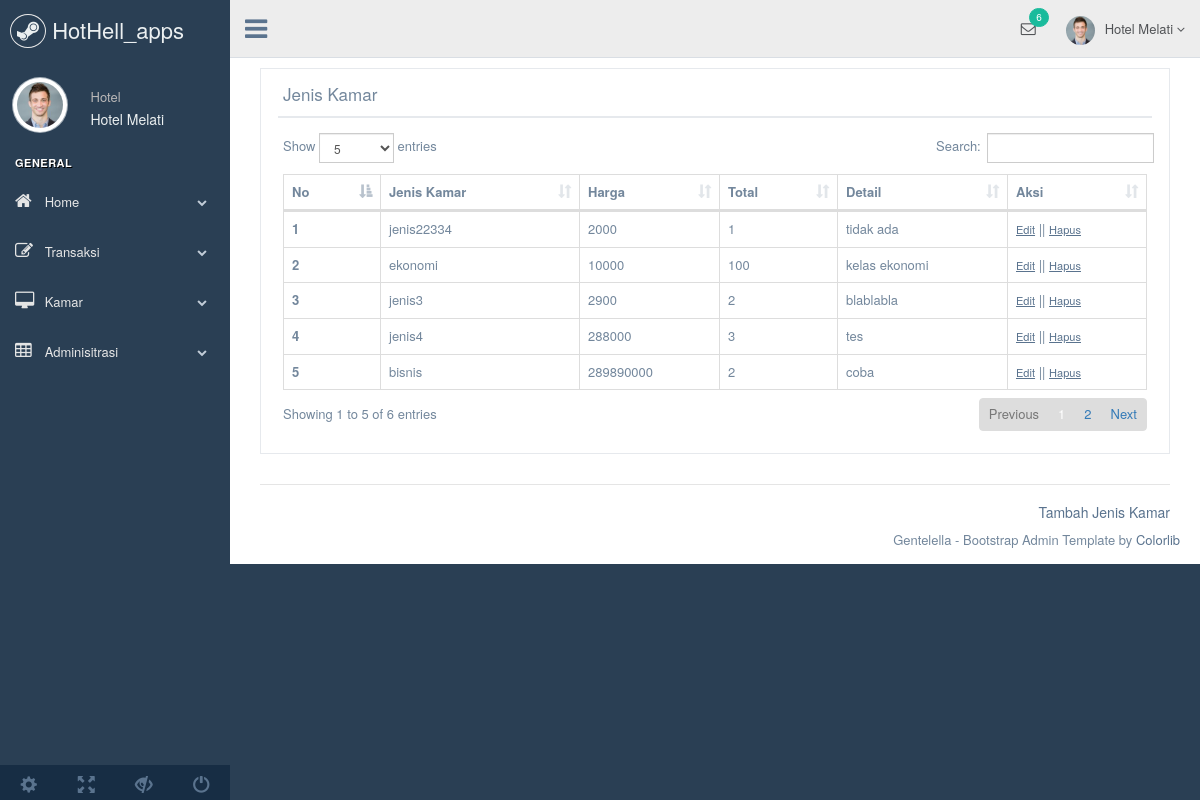
The page /index.php/jeniskamar on the database its author committed.
### tables this page shows
CREATE TABLE `hotel_jenis_kamar` (
  `id_hjk` int(11) NOT NULL,
  `jenis_kamar` varchar(50) NOT NULL,
  `detail_kamar` text NOT NULL,
  `harga_kamar` decimal(10,0) NOT NULL,
  `total_kamar` int(11) NOT NULL
);

### application/controllers/JenisKamar.php (called while the page is built, shortened)
<?php
class JenisKamar extends CI_Controller {
	function __construct() {
      $this->load->model('M_global');
 	}
	public function index()
	{
		$data['jk'] = $this->M_global->get('hotel_jenis_kamar')->result_array();
		$this->load->view('admin/v_metadata.php');
		$this->load->view('admin/v_header.php');
		$this->load->view('admin/v_list_jenis_kamar.php', $data);
		$this->load->view('admin/v_footer.php');
	}
}

### index.php (called while the page is built, shortened)
<?php
require_once BASEPATH.'core/CodeIgniter.php';

### application/models/M_global.php (called while the page is built, shortened)
<?php
class M_global extends CI_Model {
    public function get($table){
        return $this->db->get($table);
    }
}

### application/views/admin/v_list_jenis_kamar.php (the view)
<div class="col-md-12 col-sm-12 col-xs-12">
  <div class="x_panel">
    <div class="x_title">
      <h2>Jenis Kamar</h2>
      <div class="clearfix"></div>
    </div>
    <div class="x_content">
      <table class="table table-bordered" id="datatable" >
        <thead>
          <tr>
            <th>No</th>
            <th>Jenis Kamar</th>
            <th>Harga</th>
            <th>Total</th>
            <th>Detail</th>
            <th>Aksi</th>
          </tr>
        </thead>
        <tbody>
          <?php
          $no = 1;
          foreach($jk as $d){ ?>
              <tr>
                <th scope="row"><?php echo $no++ ?></th>
                <td><?php echo $d['jenis_kamar'] ?></td>
                <td><?php echo $d['harga_kamar'] ?></td>
                <td><?php echo $d['total_kamar'] ?></td>
                <td><?php echo $d['detail_kamar'] ?></td>
                <td>
                  <?php echo"<a href='".base_url('/jeniskamar/edit/').$d['id_hjk']."' ><u><small>Edit</small></u></a>"; ?>
                  <?php echo"||"?>
                  <?php echo"<a href='".base_url('/jeniskamar/hapus/').$d['id_hjk']."' ><u><small>Hapus</small></u></a>"; ?>
                </td>
              </tr>
          <?php } ?>
        </tbody>
      </table>
    </div>
  </div>
  <div class="ln_solid"></div>
  <div align="right">
    <a href="<?php echo base_url("/jeniskamar/input")?>"><h5>Tambah Jenis Kamar</h5></a>
  </div>
</div>

### application/views/admin/v_metadata.php (shortened to what this page needs)
<!DOCTYPE html>
<html lang="en">
  <head>
   <link href="<?= base_url() ?>vendors/bootstrap/dist/css/bootstrap.min.css" rel="stylesheet">
   <link href="<?= base_url() ?>vendors/font-awesome/css/font-awesome.min.css" rel="stylesheet">
   <link href="<?= base_url() ?>vendors/nprogress/nprogress.css" rel="stylesheet">
   <link href="<?= base_url() ?>vendors/iCheck/skins/flat/green.css" rel="stylesheet">
   <link href="<?= base_url() ?>vendors/bootstrap-progressbar/css/bootstrap-progressbar-3.3.4.min.css" rel="stylesheet">
   <link href="<?= base_url() ?>vendors/jqvmap/dist/jqvmap.min.css" rel="stylesheet"/>
   <link href="<?= base_url() ?>vendors/bootstrap-daterangepicker/daterangepicker.css" rel="stylesheet">
    <link href="<?= base_url() ?>vendors/animate.css/animate.min.css" rel="stylesheet">
   <link href="<?= base_url() ?>assets/css/custom.min.css" rel="stylesheet">
  <link href="<?= base_url() ?>vendors/nprogress/nprogress.css" rel="stylesheet">
  <link href="<?= base_url() ?>vendors/iCheck/skins/flat/green.css" rel="stylesheet">
  <link href="<?= base_url() ?>vendors/datatables.net-bs/css/dataTables.bootstrap.min.css" rel="stylesheet">
  <link href="<?= base_url() ?>vendors/datatables.net-buttons-bs/css/buttons.bootstrap.min.css" rel="stylesheet">
  <link href="<?= base_url() ?>vendors/datatables.net-fixedheader-bs/css/fixedHeader.bootstrap.min.css" rel="stylesheet">
  <link href="<?= base_url() ?>vendors/datatables.net-responsive-bs/css/responsive.bootstrap.min.css" rel="stylesheet">
  <link href="<?= base_url() ?>vendors/datatables.net-scroller-bs/css/scroller.bootstrap.min.css" rel="stylesheet">
  </head>

### application/views/admin/v_header.php (shortened to what this page needs)
<body class="nav-md">
  <div class="container body">
    <div class="main_container">
      <div class="col-md-3 left_col">
        <div class="left_col scroll-view">
          <div class="navbar nav_title" style="border: 0;">
            <a href="index.html" class="site_title"><i class="fa fa-steam"></i> <span>HotHell_apps</span></a>
          </div>
          <div class="profile clearfix">
            <div class="profile_pic">
              <img src="<?= base_url() ?>assets/images/img.jpg" alt="..." class="img-circle profile_img">
            </div>
            <div class="profile_info">
              <span>Hotel</span>
              <h2>Hotel Melati</h2>
            </div>
          </div>
          <br />
          <div id="sidebar-menu" class="main_menu_side hidden-print main_menu">
            <div class="menu_section">
              <h3>General</h3>
              <ul class="nav side-menu">
                <li><a><i class="fa fa-home"></i> Home <span class="fa fa-chevron-down"></span></a>
                </li>
                <li><a><i class="fa fa-edit"></i> Transaksi <span class="fa fa-chevron-down"></span></a>
                </li>
                <li><a><i class="fa fa-desktop"></i> Kamar <span class="fa fa-chevron-down"></span></a>
                </li>
                <li><a><i class="fa fa-table"></i> Adminisitrasi <span class="fa fa-chevron-down"></span></a>
                </li>
              </ul>
            </div>
          </div>
          <div class="sidebar-footer hidden-small">
            <a data-toggle="tooltip" data-placement="top" title="Settings">
              <span class="glyphicon glyphicon-cog" aria-hidden="true"></span>
            </a>
            <a data-toggle="tooltip" data-placement="top" title="FullScreen">
              <span class="glyphicon glyphicon-fullscreen" aria-hidden="true"></span>
            </a>
            <a data-toggle="tooltip" data-placement="top" title="Lock">
              <span class="glyphicon glyphicon-eye-close" aria-hidden="true"></span>
            </a>
            <a data-toggle="tooltip" data-placement="top" title="Logout" href="login.html">
              <span class="glyphicon glyphicon-off" aria-hidden="true"></span>
            </a>
          </div>
        </div>
      </div>
      <div class="top_nav">
        <div class="nav_menu">
          <nav>
            <div class="nav toggle">
              <a id="menu_toggle"><i class="fa fa-bars"></i></a>
            </div>
            <ul class="nav navbar-nav navbar-right">
              <li class="">
                <a href="javascript:;" class="user-profile dropdown-toggle" data-toggle="dropdown" aria-expanded="false">
                  <img src="<?= base_url() ?>assets/images/img.jpg" alt="">Hotel Melati
                  <span class=" fa fa-angle-down"></span>
                </a>
              </li>
              <li role="presentation" class="dropdown">
                <a href="javascript:;" class="dropdown-toggle info-number" data-toggle="dropdown" aria-expanded="false">
                  <i class="fa fa-envelope-o"></i>
                  <span class="badge bg-green">6</span>
                </a>
              </li>
            </ul>
          </nav>
        </div>
      </div>
        <div class="right_col" role="main">

### application/views/admin/v_footer.php (shortened to what this page needs)
    </div>
    <footer>
      <div class="pull-right">
        Gentelella - Bootstrap Admin Template by <a href="https://colorlib.com">Colorlib</a>
      </div>
    </footer>
  </div>
</div>

### rows shown on the page
hotel_jenis_kamar: jenis_kamar "jenis22334", harga_kamar "2000", total_kamar "1", detail_kamar "tidak ada"
hotel_jenis_kamar: jenis_kamar "ekonomi", harga_kamar "10000", total_kamar "100", detail_kamar "kelas ekonomi"
hotel_jenis_kamar: jenis_kamar "jenis3", harga_kamar "2900", total_kamar "2", detail_kamar "blablabla"
hotel_jenis_kamar: jenis_kamar "jenis4", harga_kamar "288000", total_kamar "3", detail_kamar "tes"
hotel_jenis_kamar: jenis_kamar "bisnis", harga_kamar "289890000", total_kamar "2", detail_kamar "coba"
